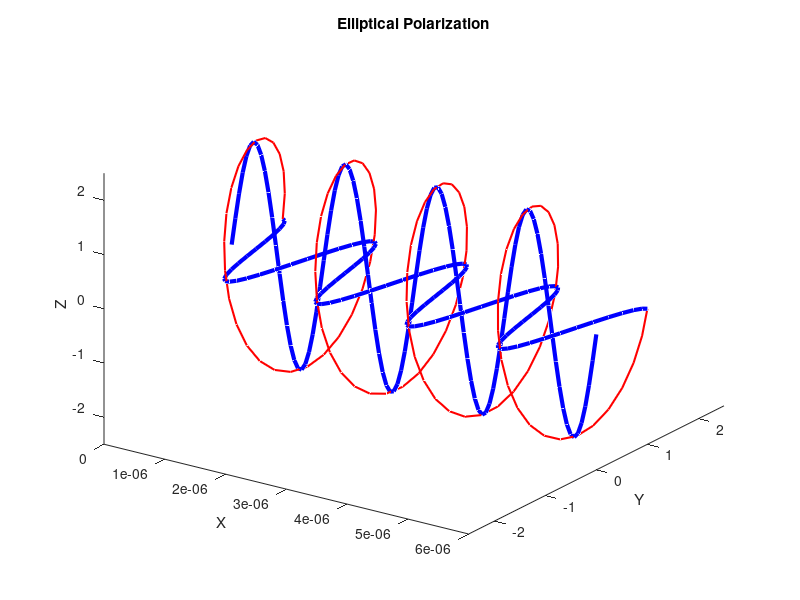

The MATLAB script that drew this image:
clear;
close all
clc

% define variables
c0 = 3e8;
f = 200e12;
lambda = c0/f;
k = 2*pi/lambda;
w = 2*pi*f;

% create the time step
Nt = 100;
dt = 1/f/50;

% create the vectors for x, y, and z
x = linspace(0,4*lambda,100);
y = linspace(0,4*lambda,100);
z = linspace(0,4*lambda,100);

fig = figure;

for nt=1:Nt
  %Wipe the slate clean so we are plotting with a blank figure
  clf
  
  % plot the data. for elliptical , e and h are 90 degree out of phase and
  % the magnitude is different. here we take one magnitude double of the
  % other. and we plot the graph of resultant in the third line. for linear
  % we dont need a reultant graph.
  hold on
  plot3(x,cos(k*x-nt*dt*w),z,'b-','LineWidth',3);
  plot3(x,y,2*sin(k*x-nt*dt*w),'b-','LineWidth',3);
  plot3(x,cos(k*x-nt*dt*w),2*sin(k*x-nt*dt*w),'r-','LineWidth',1.5);
  
  % set up the graph. if you want to show front view, change view to [90 0]
  axis([0 4*lambda -2.5 2.5 -2.5 2.5]);
  xlabel('X');
  ylabel('Y');
  zlabel('Z');
  title('Elliptical Polarization');
  view([35 30])
  
end
